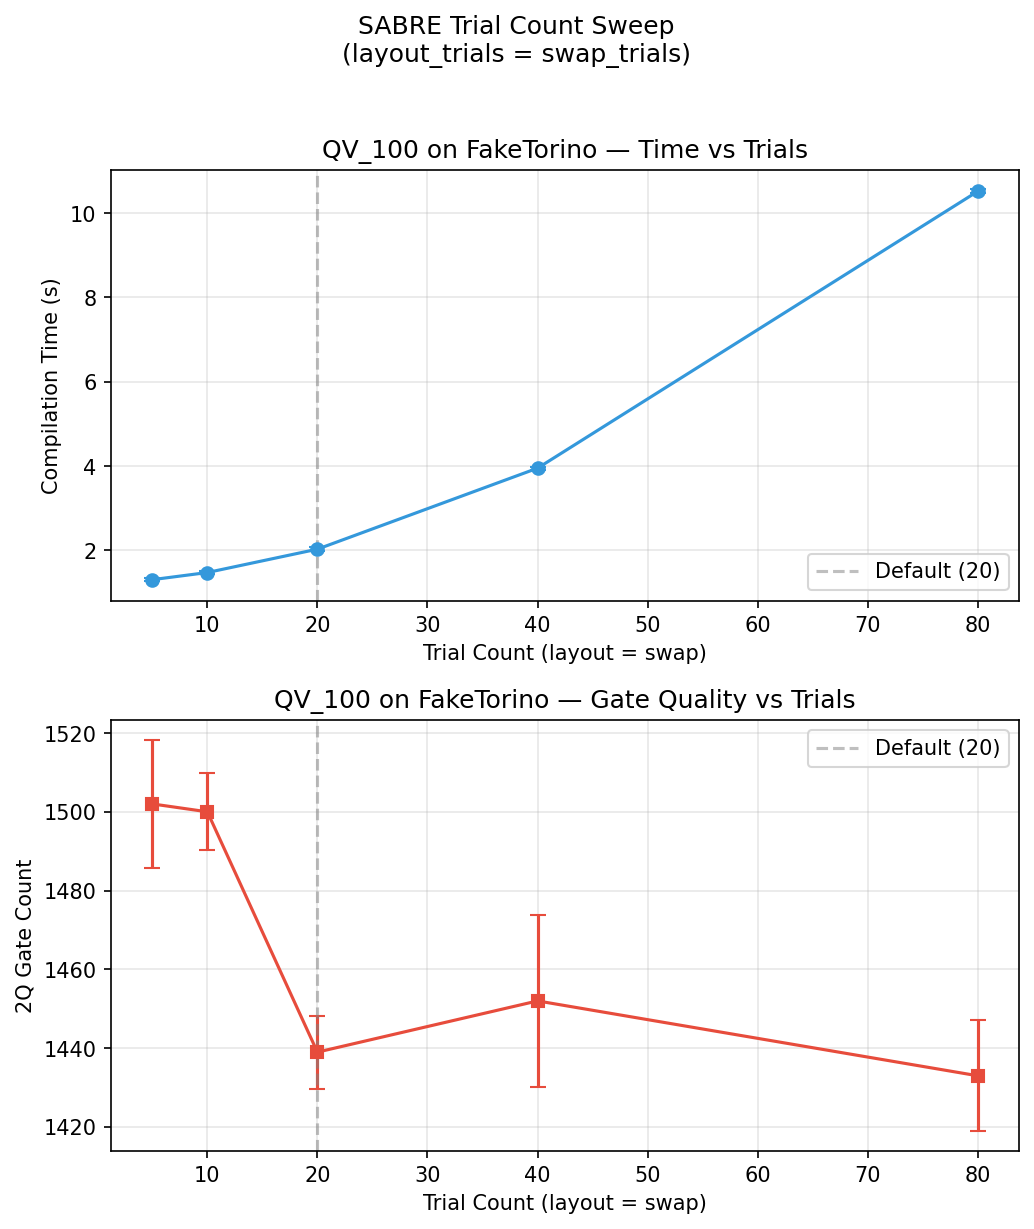

The Python source for this figure:
"""Prototype: SABRE trial count sweep.

Measures 2Q gate count and compilation time as a function of SABRE trial count
on representative circuits. Demonstrates whether the default 20x20 trial count
is optimal or if topology-aware trial tuning would help.

Usage:
    python results/prototype_sabre_trial_sweep.py

Requires: qiskit >= 2.3, matplotlib, numpy
"""

import time
import json
import os
import numpy as np
import matplotlib.pyplot as plt

from qiskit.circuit.library import QuantumVolume
from qiskit.transpiler.preset_passmanagers import generate_preset_pass_manager
from qiskit.transpiler.passes import SabreSwap, SabreLayout

RESULTS_DIR = os.path.dirname(os.path.abspath(__file__))
TRIAL_COUNTS = [5, 10, 20, 40, 80]
NUM_REPEATS = 3  # average over multiple runs for stability
SEED = 12345
QUICK_MODE = os.getenv("QUICK", "0") == "1"  # QUICK=1 for smaller test circuits


def _patch_sabre_trials(pm, layout_trials, swap_trials):
    """Patch SabreLayout and SabreSwap trial counts in a preset pass manager."""
    # Patch layout stage — find SabreLayout instances
    if pm.layout is not None:
        for task in pm.layout._tasks:
            items = task if isinstance(task, list) else [task]
            for item in items:
                passes = getattr(item, 'passes', None)
                if passes is not None:
                    if callable(passes):
                        passes = passes()
                    for p in passes:
                        if isinstance(p, SabreLayout):
                            p.swap_trials = swap_trials
                            p.layout_trials = layout_trials

    # Patch routing stage — find SabreSwap instances
    if pm.routing is not None:
        for task in pm.routing._tasks:
            items = task if isinstance(task, list) else [task]
            for item in items:
                passes = getattr(item, 'passes', None)
                if passes is not None:
                    if callable(passes):
                        passes = passes()
                    for p in passes:
                        if isinstance(p, SabreSwap):
                            p.trials = swap_trials


def run_sweep_qv100():
    """Sweep trial counts on QV with FakeTorino."""
    from qiskit_ibm_runtime.fake_provider import FakeTorino

    backend = FakeTorino()
    qv_size = 20 if QUICK_MODE else 100
    circuit = QuantumVolume(qv_size, qv_size, seed=SEED)
    label = f"QV_{qv_size}"
    print(f"  Circuit: {label}")

    results = {}
    for trials in TRIAL_COUNTS:
        times = []
        gate_counts = []
        depths = []
        for rep in range(NUM_REPEATS):
            pm = generate_preset_pass_manager(optimization_level=2, backend=backend)
            _patch_sabre_trials(pm, layout_trials=trials, swap_trials=trials)

            t0 = time.perf_counter()
            trans_qc = pm.run(circuit)
            elapsed = time.perf_counter() - t0

            ops = trans_qc.count_ops()
            cz_count = ops.get("cz", 0) + ops.get("cx", 0) + ops.get("ecr", 0)

            times.append(elapsed)
            gate_counts.append(cz_count)

        results[trials] = {
            "time_mean": np.mean(times),
            "time_std": np.std(times),
            "gates_mean": np.mean(gate_counts),
            "gates_std": np.std(gate_counts),
            "gates_min": int(np.min(gate_counts)),
        }
        print(f"  {label} trials={trials}: {results[trials]['time_mean']:.1f}s, "
              f"{results[trials]['gates_mean']:.0f} 2Q gates (min={results[trials]['gates_min']})")

    return results


def run_sweep_abstract_heavyhex():
    """Sweep trial counts on a chain circuit (cat-like) on heavy-hex."""
    # Import FlexibleBackend
    import sys
    sys.path.insert(0, os.path.join(os.path.dirname(RESULTS_DIR)))

    from benchpress.utilities.backends import FlexibleBackend
    from benchpress.utilities.io import qasm_circuit_loader

    # Use ising_n98 as representative chain circuit on heavy-hex
    qasm_dir = os.path.join(os.path.dirname(RESULTS_DIR), "QASMBench", "large")
    ising_path = None
    for root, dirs, files in os.walk(qasm_dir):
        for f in files:
            if "ising" in f and f.endswith(".qasm") and "n98" in f:
                ising_path = os.path.join(root, f)
                break

    if ising_path is None:
        # Try alternative path
        from benchpress.config import Configuration
        ising_path = Configuration.get_qasm_dir("QASMBench") + "large/ising_n98/ising_n98.qasm"

    from qiskit import QuantumCircuit
    try:
        circuit = QuantumCircuit.from_qasm_file(ising_path)
    except Exception:
        print("  Could not load ising_n98, skipping abstract heavy-hex sweep")
        return None

    backend = FlexibleBackend(circuit.num_qubits, "heavy-hex", control_flow=True)

    results = {}
    for trials in TRIAL_COUNTS:
        times = []
        gate_counts = []
        for rep in range(NUM_REPEATS):
            pm = generate_preset_pass_manager(optimization_level=2, backend=backend)
            _patch_sabre_trials(pm, layout_trials=trials, swap_trials=trials)

            t0 = time.perf_counter()
            trans_qc = pm.run(circuit)
            elapsed = time.perf_counter() - t0

            ops = trans_qc.count_ops()
            cz_count = ops.get("cz", 0) + ops.get("cx", 0) + ops.get("ecr", 0)

            times.append(elapsed)
            gate_counts.append(cz_count)

        results[trials] = {
            "time_mean": np.mean(times),
            "time_std": np.std(times),
            "gates_mean": np.mean(gate_counts),
            "gates_std": np.std(gate_counts),
            "gates_min": int(np.min(gate_counts)),
        }
        print(f"  ising_n98 heavy-hex trials={trials}: {results[trials]['time_mean']:.1f}s, "
              f"{results[trials]['gates_mean']:.0f} 2Q gates (min={results[trials]['gates_min']})")

    return results


def plot_results(qv_results, hh_results=None):
    """Plot trial count vs time and gate count."""
    ncols = 2 if hh_results else 1
    fig, axes = plt.subplots(2, ncols, figsize=(7 * ncols, 8))
    if ncols == 1:
        axes = axes.reshape(-1, 1)

    # QV_100
    trials = sorted(qv_results.keys())
    times = [qv_results[t]["time_mean"] for t in trials]
    time_err = [qv_results[t]["time_std"] for t in trials]
    gates = [qv_results[t]["gates_mean"] for t in trials]
    gate_err = [qv_results[t]["gates_std"] for t in trials]

    ax = axes[0, 0]
    ax.errorbar(trials, times, yerr=time_err, marker="o", capsize=4, color="#3498DB")
    ax.set_xlabel("Trial Count (layout = swap)")
    ax.set_ylabel("Compilation Time (s)")
    ax.set_title("QV_100 on FakeTorino — Time vs Trials")
    ax.grid(alpha=0.3)
    ax.axvline(x=20, color="gray", linestyle="--", alpha=0.5, label="Default (20)")
    ax.legend()

    ax = axes[1, 0]
    ax.errorbar(trials, gates, yerr=gate_err, marker="s", capsize=4, color="#E74C3C")
    ax.set_xlabel("Trial Count (layout = swap)")
    ax.set_ylabel("2Q Gate Count")
    ax.set_title("QV_100 on FakeTorino — Gate Quality vs Trials")
    ax.grid(alpha=0.3)
    ax.axvline(x=20, color="gray", linestyle="--", alpha=0.5, label="Default (20)")
    ax.legend()

    if hh_results:
        trials = sorted(hh_results.keys())
        times = [hh_results[t]["time_mean"] for t in trials]
        time_err = [hh_results[t]["time_std"] for t in trials]
        gates = [hh_results[t]["gates_mean"] for t in trials]
        gate_err = [hh_results[t]["gates_std"] for t in trials]

        ax = axes[0, 1]
        ax.errorbar(trials, times, yerr=time_err, marker="o", capsize=4, color="#3498DB")
        ax.set_xlabel("Trial Count (layout = swap)")
        ax.set_ylabel("Compilation Time (s)")
        ax.set_title("ising_n98 on Heavy-Hex — Time vs Trials")
        ax.grid(alpha=0.3)
        ax.axvline(x=20, color="gray", linestyle="--", alpha=0.5, label="Default (20)")
        ax.legend()

        ax = axes[1, 1]
        ax.errorbar(trials, gates, yerr=gate_err, marker="s", capsize=4, color="#E74C3C")
        ax.set_xlabel("Trial Count (layout = swap)")
        ax.set_ylabel("2Q Gate Count")
        ax.set_title("ising_n98 on Heavy-Hex — Gate Quality vs Trials")
        ax.grid(alpha=0.3)
        ax.axvline(x=20, color="gray", linestyle="--", alpha=0.5, label="Default (20)")
        ax.legend()

    fig.suptitle("SABRE Trial Count Sweep\n(layout_trials = swap_trials)", y=1.02)
    fig.tight_layout()
    fig.savefig(os.path.join(RESULTS_DIR, "prototype_sabre_trial_sweep.png"),
                dpi=150, bbox_inches="tight")
    print(f"\nSaved prototype_sabre_trial_sweep.png")


if __name__ == "__main__":
    print("=== SABRE Trial Count Sweep ===\n")

    print("Running QV_100 on FakeTorino...")
    qv_results = run_sweep_qv100()

    print("\nRunning ising_n98 on heavy-hex...")
    hh_results = run_sweep_abstract_heavyhex()

    # Save raw data
    data = {"qv100_faketorin": qv_results}
    if hh_results:
        data["ising_n98_heavyhex"] = hh_results
    with open(os.path.join(RESULTS_DIR, "prototype_sabre_trial_sweep.json"), "w") as f:
        json.dump(data, f, indent=2)
    print(f"Saved prototype_sabre_trial_sweep.json")

    plot_results(qv_results, hh_results)
    print("\nDone.")
